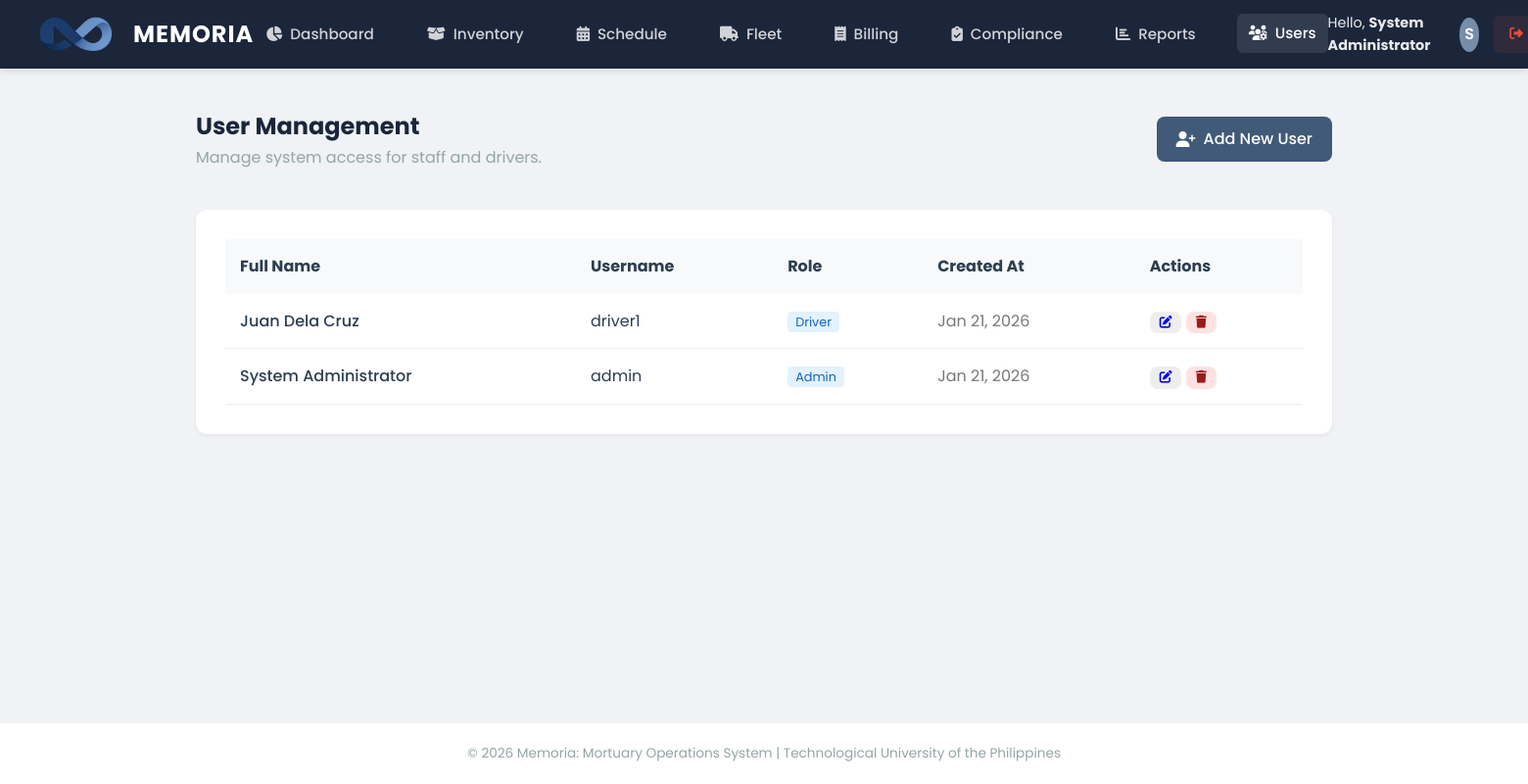
/modules/users/manage_users.php (signed in), run on the app's committed database.
### tables this page shows
CREATE TABLE `users` (
  `id` int(11) NOT NULL,
  `username` varchar(50) NOT NULL,
  `password` varchar(255) NOT NULL,
  `full_name` varchar(100) NOT NULL,
  `role` enum('Admin','Manager','Staff','Driver') NOT NULL,
  `contact_info` varchar(100) DEFAULT NULL,
  `created_at` timestamp NOT NULL DEFAULT current_timestamp()
);

### modules/users/manage_users.php (the view, shortened to what this page needs)
<?php
include('../../includes/header.php');
?>
<div class="panel-header" style="border-bottom: none;">
    <div>
        <h1 style="font-size: 1.5rem; color: var(--deep-navy);">User Management</h1>
        <p style="color: var(--text-light);">Manage system access for staff and drivers.</p>
    </div>
    <a href="add_user.php" class="btn btn-primary"><i class="fas fa-user-plus"></i> Add New User</a>
</div>
<div class="panel">
    <table style="width: 100%; border-collapse: collapse;">
        <thead>
            <tr style="background: #f8f9fa; text-align: left;">
                <th style="padding: 15px;">Full Name</th>
                <th style="padding: 15px;">Username</th>
                <th style="padding: 15px;">Role</th>
                <th style="padding: 15px;">Created At</th>
                <th style="padding: 15px;">Actions</th>
            </tr>
        </thead>
        <tbody>
            <?php
            $q = mysqli_query($conn, "SELECT * FROM users ORDER BY created_at DESC");
            while ($row = mysqli_fetch_assoc($q)) {
                echo "<tr>
                    <td style='padding: 15px; border-bottom: 1px solid #eee; font-weight: 500;'>{$row['full_name']}</td>
                    <td style='padding: 15px; border-bottom: 1px solid #eee;'>{$row['username']}</td>
                    <td style='padding: 15px; border-bottom: 1px solid #eee;'><span style='background:#e3f2fd; color:#1565c0; padding:2px 8px; border-radius:4px; font-size:0.8rem;'>{$row['role']}</span></td>
                    <td style='padding: 15px; border-bottom: 1px solid #eee; color:#777;'>" . date('M d, Y', strtotime($row['created_at'])) . "</td>
                    <td style='padding: 15px; border-bottom: 1px solid #eee;'>
                        <a href='edit_user.php?id={$row['id']}' class='btn' style='background:#eee; padding:5px 10px; font-size:0.8rem;'><i class='fas fa-edit'></i></a>
                        <a href='manage_users.php?delete={$row['id']}' onclick='return confirm(\"Delete this user?\")' class='btn' style='background:#fee2e2; color:#991b1b; padding:5px 10px; font-size:0.8rem;'><i class='fas fa-trash'></i></a>
                    </td>
                </tr>";
            }
            ?>
        </tbody>
    </table>
</div>
<?php include('../../includes/footer.php'); ?>

### assets/css/style.css (style rules this page uses)
:root { --deep-navy: #1B263B; --slate-blue: #415A77; --cloud-gray: #E0E1DD; --muted-teal: #778DA9; --white: #FFFFFF; --danger: #e74c3c; --success: #2ecc71; --text-dark: #2c3e50; --text-light: #95a5a6; --shadow-sm: 0 2px 4px rgba(0,0,0,0.05); --shadow-md: 0 4px 6px rgba(0,0,0,0.07); --shadow-lg: 0 10px 15px rgba(0,0,0,0.1); }
* { margin: 0; padding: 0; box-sizing: border-box; }
body { font-family: 'Poppins', sans-serif; background-color: #F0F2F5; color: var(--text-dark); line-height: 1.6; min-height: 100vh; display: flex; flex-direction: column; }
.panel { background: var(--white); border-radius: 12px; box-shadow: var(--shadow-sm); padding: 30px; margin-bottom: 30px; }
.panel-header { display: flex; justify-content: space-between; align-items: center; margin-bottom: 25px; border-bottom: 1px solid #eee; padding-bottom: 15px; }
.btn { padding: 10px 20px; border-radius: 8px; font-weight: 500; cursor: pointer; border: none; transition: all 0.2s; text-decoration: none; display: inline-flex; align-items: center; gap: 8px; }
.btn-primary { background: var(--slate-blue); color: white; }

### data on the page
users: full_name "Juan Dela Cruz", username "driver1", role "Driver", created_at "Jan 21, 2026"
users: full_name "System Administrator", username "admin", role "Admin", created_at "Jan 21, 2026"

### other printed values
$_SESSION['full_name'] "System Administrator"
substr($_SESSION['full_name'], 0, 1) "S"
